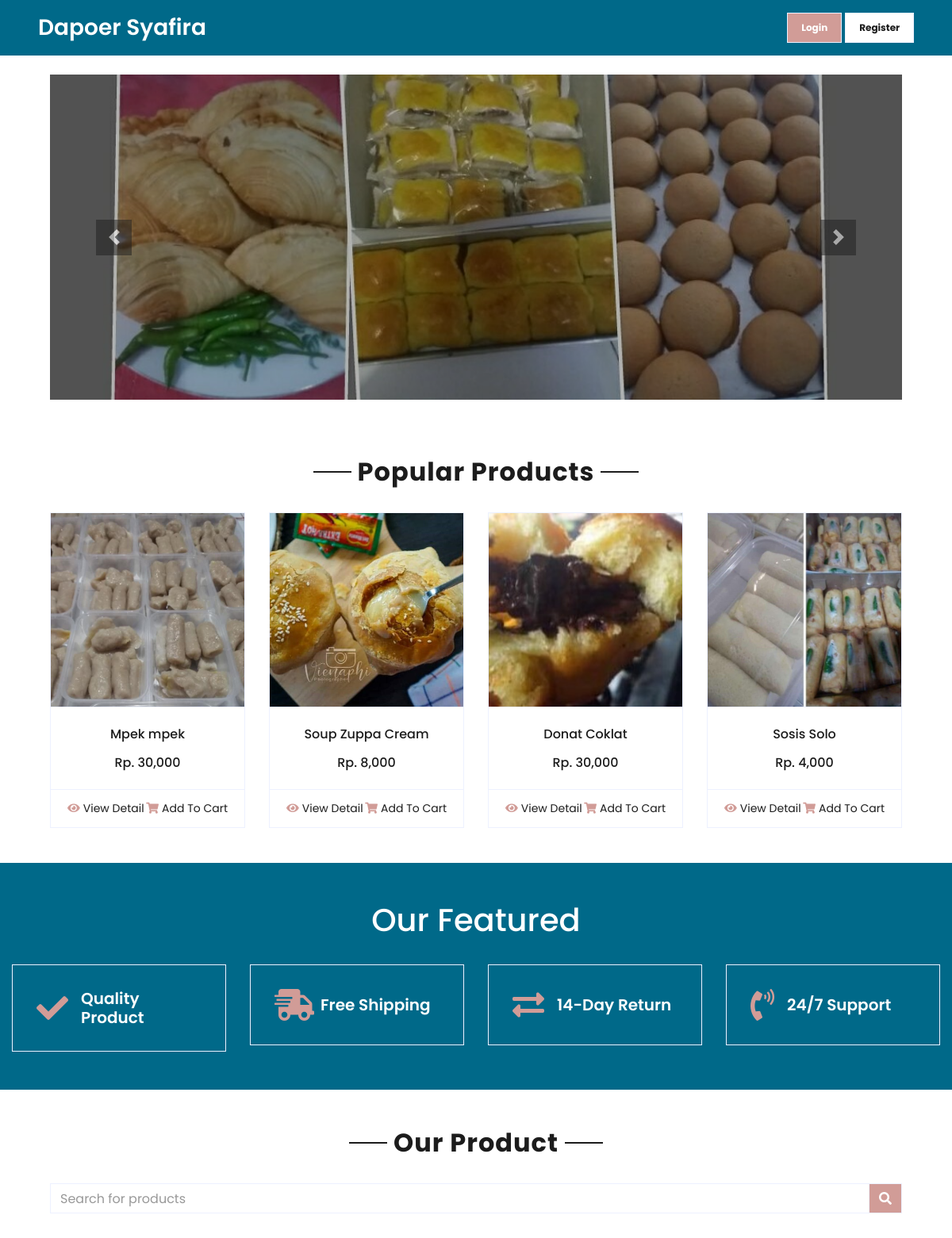
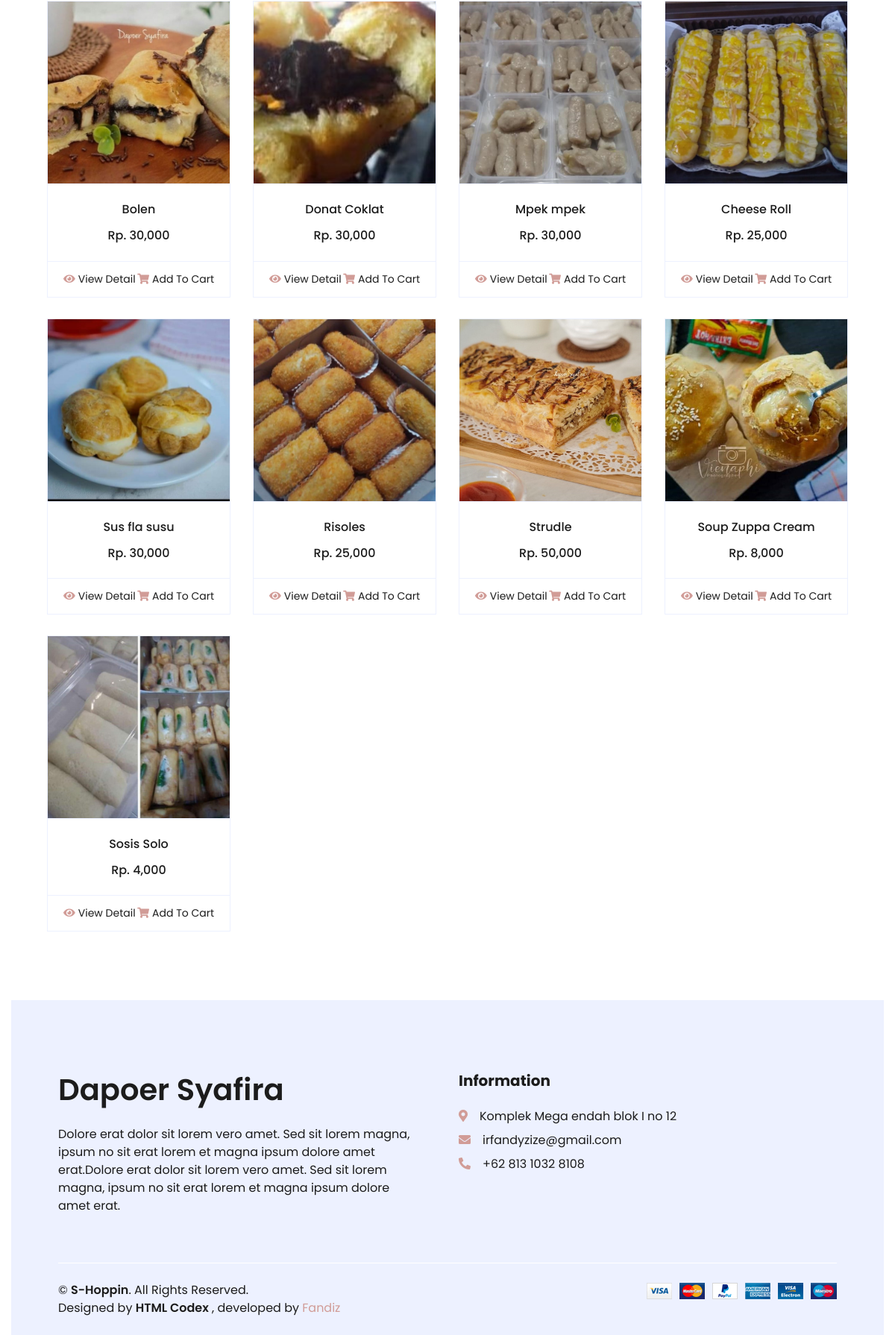
The page / on the database its author committed (2 pictures, top to bottom).
### tables this page shows
CREATE TABLE `banners` (
  `id` bigint(20) NOT NULL,
  `image` text NOT NULL,
  `created_at` timestamp NOT NULL DEFAULT current_timestamp()
);

CREATE TABLE `products` (
  `id` bigint(20) NOT NULL,
  `name` varchar(255) NOT NULL,
  `image` text NOT NULL,
  `price` bigint(20) NOT NULL,
  `short_description` varchar(255) NOT NULL,
  `description` text NOT NULL,
  `created_at` timestamp NOT NULL DEFAULT current_timestamp()
);

### index.php (called while the page is built, shortened)
<?php
require 'Functions/User/UserController.php';
$request = $_SERVER['REQUEST_URI'];
$request = str_replace("/dapoer","",$request);
include 'route.php';

### Models/BannerModel.php (called while the page is built, shortened)
<?php
class BannerModel {
    public function __construct() {
        include "connection.php";
        $this->conn = $conn;
    }
    public function getBanner() {
        $query = "SELECT * FROM `banners`";
        $result = $this->query($query);
        $banners = [];
        $basePath = json_decode(file_get_contents('env.json'))->base_url . '/assets/image/banner/';
        while ($row = mysqli_fetch_assoc($result)) {
            $row['image'] = $basePath . $row['image'];
            $banners[] = $row;
        }
        return $banners;
    }
    private function query($query) {
        $sql = mysqli_query($this->conn, $query);
        return $sql;
    }
}
?>

### Models/ProductModel.php (called while the page is built, shortened)
<?php
class ProductModel {
    public function __construct() {
        include "connection.php";
        $this->conn = $conn;
    }
    public function getProducts() {
        $query = "SELECT * FROM `products`";
        $result = $this->query($query);
        $products = [];
        $basePath = json_decode(file_get_contents('env.json'))->base_url . '/assets/image/product/';
        while ($row = mysqli_fetch_assoc($result)) {
            $row['image'] = $basePath . $row['image'];
            $products[] = $row;
        }
        return $products;
    }
    public function getProductRandom() {
        $query = "SELECT * FROM `products` ORDER BY RAND() LIMIT 4";
        $result = $this->query($query);
        $products = [];
        $basePath = json_decode(file_get_contents('env.json'))->base_url . '/assets/image/product/';
        while ($row = mysqli_fetch_assoc($result)) {
            $row['image'] = $basePath . $row['image'];
            $products[] = $row;
        }
        return $products;
    }
    private function query($query) {
        $sql = mysqli_query($this->conn, $query);
        return $sql;
    }
}
?>

### views/public/index.php (the view, shortened to what this page needs)
<?php include("header.php");?>
<div class="container-fluid mb-5">
    <div class="row px-xl-5">
        <div class="col-lg-12">
            <div id="header-carousel" class="carousel slide" data-ride="carousel">
                <div class="carousel-inner">
                    <?php foreach ($data as $index=>$value) { ?>
                    <div class="carousel-item <?=$index==0?'active':''?>" style="height: 410px;">
                        <img class="img-fluid" src="<?=$value['image']?>" alt="Image">
                        <div class="carousel-caption d-flex flex-column align-items-center justify-content-center">
                        </div>
                    </div>
                    <?php } ?>
                </div>
                <a class="carousel-control-prev" href="#header-carousel" data-slide="prev">
                    <div class="btn btn-dark" style="width: 45px; height: 45px;">
                        <span class="carousel-control-prev-icon mb-n2"></span>
                    </div>
                </a>
                <a class="carousel-control-next" href="#header-carousel" data-slide="next">
                    <div class="btn btn-dark" style="width: 45px; height: 45px;">
                        <span class="carousel-control-next-icon mb-n2"></span>
                    </div>
                </a>
            </div>
        </div>
    </div>
</div>
<div class="container-fluid pt-4">
    <div class="text-center mb-4">
        <h2 class="section-title px-5"><span class="px-2">Popular Products</span></h2>
    </div>
    <div class="row px-xl-5 pb-3">
        <?php foreach($popular as $data){ ?>
        <div class="col-lg-3 col-md-6 col-sm-12 pb-1">
            <div class="card product-item border-0 mb-4">
                <div class="card-header product-img position-relative overflow-hidden bg-transparent border p-0">
                    <img class="img-fluid w-100" src="<?=$data['image']?>" alt="">
                </div>
                <div class="card-body border-left border-right text-center p-0 pt-4 pb-3">
                    <h6 class="text-truncate mb-3"><?=$data['name']?></h6>
                    <div class="d-flex justify-content-center">
                        <h6>Rp. <?=number_format($data['price'])?></h6>
                    </div>
                </div>
                <div class="card-footer d-flex justify-content-between bg-light border">
                    <a href="<?=json_decode(file_get_contents('env.json'))->base_url?>/detail?id=<?=$data['id']?>"
                        class="btn btn-sm text-dark p-0"><i class="fas fa-eye text-primary mr-1"></i>View
                        Detail</a>
                    <a href="<?=json_decode(file_get_contents('env.json'))->base_url?>/signin"
                        class="btn btn-sm text-dark p-0"><i class="fas fa-shopping-cart text-primary mr-1"></i>Add To
                        Cart</a>
                </div>
            </div>
        </div>
        <?php } ?>
    </div>
</div>
<div class="container-fluid bg-main">
    <div class="row pb-5 pt-5 ">
        <div class="col-lg-12 text-center mb-4">
            <h1 class="text-white center">Our Featured</h1>
        </div>
        <div class="col-lg-3 col-md-6 col-sm-12">
            <div class="d-flex align-items-center border" style="padding: 30px;">
                <h1 class="fa fa-check text-primary m-0 mr-3"></h1>
                <h5 class="font-weight-semi-bold m-0 text-white">Quality Product</h5>
            </div>
        </div>
        <div class="col-lg-3 col-md-6 col-sm-12">
            <div class="d-flex align-items-center border " style="padding: 30px;">
                <h1 class="fa fa-shipping-fast text-primary m-0 mr-2"></h1>
                <h5 class="font-weight-semi-bold m-0 text-white">Free Shipping</h5>
            </div>
        </div>
        <div class="col-lg-3 col-md-6 col-sm-12">
            <div class="d-flex align-items-center border " style="padding: 30px;">
                <h1 class="fas fa-exchange-alt text-primary m-0 mr-3"></h1>
                <h5 class="font-weight-semi-bold m-0 text-white">14-Day Return</h5>
            </div>
        </div>
        <div class="col-lg-3 col-md-6 col-sm-12">
            <div class="d-flex align-items-center border " style="padding: 30px;">
                <h1 class="fa fa-phone-volume text-primary m-0 mr-3"></h1>
                <h5 class="font-weight-semi-bold m-0 text-white">24/7 Support</h5>
            </div>
        </div>
    </div>
</div>
<div class="container-fluid pt-5">
    <div class="text-center mb-4">
        <h2 class="section-title px-5"><span class="px-2">Our Product</span></h2>
    </div>
    <form action="" class="px-xl-5 pb-3 mb-3">
    <div class="input-group">
        <input type="text" id="search-product" class="form-control" placeholder="Search for products">
        <div class="input-group-append">
            <span class="input-group-text bg-primary text-white">
                <i class="fa fa-search"></i>
            </span>
        </div>
    </div>
</form>
<div class="row px-xl-5 pb-3" id="product-list">
    <?php foreach($product as $data){ ?>
        <div class="col-lg-3 col-md-6 col-sm-12 pb-1 product-item">
            <div class="card product-item border-0 mb-4">
                <div class="card-header product-img position-relative overflow-hidden bg-transparent border p-0">
                    <img class="img-fluid w-100" src="<?=$data['image']?>" alt="">
                </div>
                <div class="card-body border-left border-right text-center p-0 pt-4 pb-3">
                    <h6 class="text-truncate mb-3 product-name"><?=$data['name']?></h6>
                    <div class="d-flex justify-content-center">
                        <h6>Rp. <?=number_format($data['price'])?></h6>
                    </div>
                </div>
                <div class="card-footer d-flex justify-content-between bg-light border">
                    <a href="<?=json_decode(file_get_contents('env.json'))->base_url?>/detail?id=<?=$data['id']?>" class="btn btn-sm text-dark p-0"><i class="fas fa-eye text-primary mr-1"></i>View
                        Detail</a>
                    <a href="<?=json_decode(file_get_contents('env.json'))->base_url?>/signin" class="btn btn-sm text-dark p-0"><i
                            class="fas fa-shopping-cart text-primary mr-1"></i>Add To Cart</a>
                </div>
            </div>
        </div>
    <?php } ?>
</div>
<?php include("footer.php");?>

### route.php (shortened to what this page needs)
<?php
if ($_SERVER['REQUEST_METHOD'] === 'POST') {
   switch ($request) {
      case '/signin': $AuthController->signin($_POST); break;
      case '/register': $AuthController->register($_POST); break;
      case '/addToCart': $CartController->create($_POST); break;
      case '/plusCart': $CartController->plus($_POST); break;
      case '/minCart': $CartController->min($_POST); break;
      case '/admin/user/create': $AdminController->userCreate($_POST); break;
      case '/admin/user/update': $AdminController->userUpdate($_POST); break;
      case '/admin/product/create': $ProductController->create($_POST); break;
      case '/admin/product/update': $ProductController->update($_POST); break;
      case '/admin/banner/create': $BannerController->create($_POST); break;
      case '/admin/banner/update': $BannerController->update($_POST); break;
   }
}else{
   switch ($request) {
      case '/': $UserController->index(); break;
   }
}

### Functions/User/UserController.php (shortened to what this page needs)
<?php
class UserController {
    public $BannerModel;
    public $ProductModel;
    public function __construct() {
        require_once __DIR__ . '/../../Models/CartModel.php';
        require_once __DIR__ . '/../../Models/BannerModel.php';
        $this->BannerModel = new BannerModel;
        require_once __DIR__ . '/../../Models/ProductModel.php';
        $this->ProductModel = new ProductModel;
    }
    public function index() {
        $data = $this->BannerModel->getBanner();
        $product = $this->ProductModel->getProducts();
        $popular = $this->ProductModel->getProductRandom();
        if ($_SESSION['user'] ?? null) {
            require __DIR__ . '/../../views/user/index.php';
        } else {
            require __DIR__ . '/../../views/public/index.php';
        }
    }
}

### views/public/header.php (shortened to what this page needs)
<!DOCTYPE html>
<html lang="en">
<head>
    <link href="https://cdnjs.cloudflare.com/ajax/libs/font-awesome/5.10.0/css/all.min.css" rel="stylesheet">
    <link href="assets/website/lib/owlcarousel/assets/owl.carousel.min.css" rel="stylesheet">
    <link href="assets/website/css/style.css" rel="stylesheet">
</head>
<body>
    <div class="row align-items-center py-3 px-xl-5 bg-main mb-4">
        <div class="col-lg-3 d-none d-lg-block ">
            <a href="" class="text-decoration-none">
                <h3 class="m-0 display-5 font-weight-semi-bold text-white">Dapoer Syafira</h3>
            </a>
        </div>
        <div class="col-lg-3 col-6 text-right">
            <a href="<?=json_decode(file_get_contents('env.json'))->base_url?>/signin" class="btn btn-primary border text-white">
                <span class="badge">Login</span>
            </a>
            <a href="<?=json_decode(file_get_contents('env.json'))->base_url?>/register" class="btn bg-white text-dark border">
                <span class="badge">Register</span>
            </a>
        </div>
    </div>

### views/public/footer.php (shortened to what this page needs)
<div class="container-fluid bg-secondary text-dark mt-5 pt-5">
        <div class="row px-xl-5 pt-5">
            <div class="col-lg-6 col-md-12 mb-5 pr-3 pr-xl-5">
                <a href="" class="text-decoration-none">
                    <h1 class="mb-4 display-5 font-weight-semi-bold ">Dapoer Syafira</h1>
                </a>
                <p>Dolore erat dolor sit lorem vero amet. Sed sit lorem magna, ipsum no sit erat lorem et magna ipsum
                    dolore amet erat.Dolore erat dolor sit lorem vero amet. Sed sit lorem magna, ipsum no sit erat lorem et magna ipsum
                    dolore amet erat.</p>
            </div>
            <div class="col-lg-6 col-md-12">
                <h5 class="font-weight-bold text-dark mb-4">Information</h5>
                <div class="d-flex flex-column justify-content-start">
                    <p class="mb-2"><i class="fa fa-map-marker-alt text-primary mr-3"></i>Komplek Mega endah blok I no 12</p>
                    <p class="mb-2"><i class="fa fa-envelope text-primary mr-3"></i>irfandyzize@gmail.com</p>
                    <p class="mb-0"><i class="fa fa-phone-alt text-primary mr-3"></i>+62 813 1032 8108</p>
                </div>
            </div>
        </div>
        <div class="row border-top border-light mx-xl-5 py-4">
            <div class="col-md-6 px-xl-0">
                <p class="mb-md-0 text-center text-md-left text-dark">
                    &copy; <a class="text-dark font-weight-semi-bold" href="#">S-Hoppin</a>. All Rights Reserved. <br>
                    Designed by
                    <a class="text-dark font-weight-semi-bold" href="https://htmlcodex.com">HTML Codex</a>
                     , developed by <a href="https://irfandyaziz.rittercoding.com">Fandiz</a>
                </p>
            </div>
            <div class="col-md-6 px-xl-0 text-center text-md-right">
                <img class="img-fluid" src="assets/website/img/payments.png" alt="">
            </div>
        </div>
    </div>
</body>
</html>

### views/public/header.php (style rules this page uses)
.bg-main { background: #006989; }

### rows shown on the page
products: shows a picture, name "Mpek mpek", price "30,000"
products: shows a picture, name "Soup Zuppa Cream", price "8,000"
products: shows a picture, name "Donat Coklat", price "30,000"
products: shows a picture, name "Sosis Solo", price "4,000"
products: shows a picture, name "Bolen", price "30,000"
products: shows a picture, name "Cheese Roll", price "25,000"
products: shows a picture, name "Sus fla susu", price "30,000"
products: shows a picture, name "Risoles", price "25,000"
products: shows a picture, name "Strudle", price "50,000"
